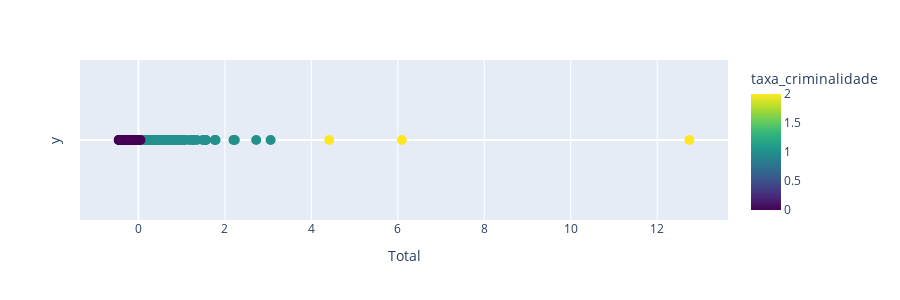

Notebook source saved alongside this figure:
### Code cell
clustered_df = aplicar_kmeans(df_crimes_municipios, 3, nome_cluster='taxa_criminalidade')
save_clustered_df_to_csv(clustered_df, "csv_files/", "4_taxa_criminalidade.csv")

### Figure 1 — Plotly figure (JSON) as saved in the notebook; plotly's stock layout.template omitted (floating-point values rounded to 4 significant figures; data arrays with more than 128 entries replaced by an {"elided": "..."} marker saying what was removed)
{"data": [{"customdata": {"elided": "308x3 mixed values"}, "hovertemplate": "valor=%{x}<br>y=%{y}<br>local=%{customdata[0]}<br>codigo=%{customdata[1]}<br>Total=%{customdata[2]}<br>taxa_criminalidade=%{marker.color}<extra></extra>", "legendgroup": "", "marker": {"color": {"elided": "308 int values"}, "coloraxis": "coloraxis", "size": 10, "symbol": "circle"}, "mode": "markers", "name": "", "orientation": "v", "showlegend": false, "type": "scatter", "x": {"elided": "308 float values"}, "xaxis": "x", "y": {"elided": "308 int values"}, "yaxis": "y"}], "layout": {"coloraxis": {"colorbar": {"title": {"text": "taxa_criminalidade"}}, "colorscale": [[0, "#440154"], [0.1111, "#482878"], [0.2222, "#3e4989"], [0.3333, "#31688e"], [0.4444, "#26828e"], [0.5556, "#1f9e89"], [0.6667, "#35b779"], [0.7778, "#6ece58"], [0.8889, "#b5de2b"], [1, "#fde725"]]}, "height": 300, "legend": {"tracegroupgap": 0}, "margin": {"t": 60}, "xaxis": {"anchor": "y", "domain": [0, 1], "title": {"text": "Total"}}, "yaxis": {"anchor": "x", "domain": [0, 1], "showgrid": false, "showticklabels": false, "title": {"text": "y"}}}}
